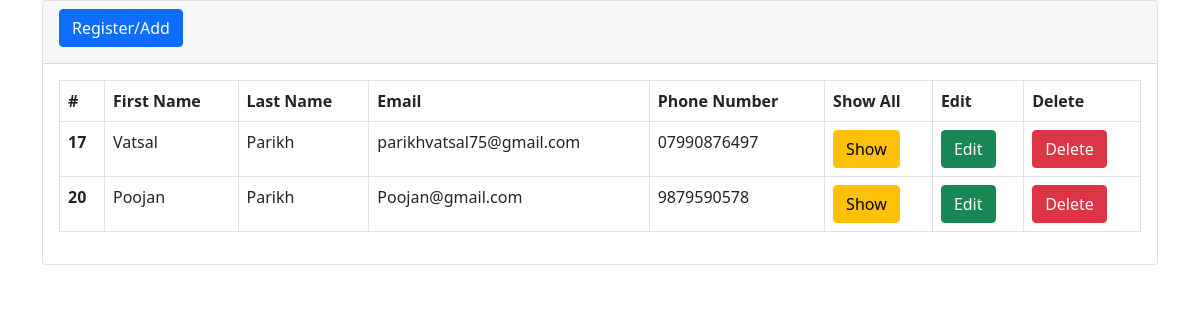
The page / on the database its author committed.
### tables this page shows
CREATE TABLE `details` (
  `ID` int(100) NOT NULL,
  `Date` date NOT NULL DEFAULT current_timestamp(),
  `FirstName` varchar(10) NOT NULL,
  `LastName` varchar(50) NOT NULL,
  `Email` varchar(50) NOT NULL,
  `PhoneNumber` varchar(50) NOT NULL,
  `Password` varchar(50) NOT NULL,
  `Gender` varchar(50) NOT NULL,
  `Address` varchar(50) NOT NULL,
  `Address2` varchar(50) NOT NULL,
  `City` varchar(50) NOT NULL,
  `State` varchar(50) NOT NULL,
  `Zip` varchar(50) NOT NULL,
  `Refrence` varchar(50) NOT NULL,
  `Feedback` varchar(50) NOT NULL
);

### index.php (the view, shortened to what this page needs)
<!DOCTYPE html>
<html lang="en">
<head>
    <link rel="stylesheet" href="bootstrap.min.css">
</head>
<body>
    <div class="container">
        <div class="row">
            <div class="col-md-12">
                <div class="card">
                    <div class="card-header">
                        <h4>
                            <a href="register.php" class="btn btn-primary float-right">Register/Add</a>
                        </h4>
                    </div>
                    <div class="card-body">
                        <?php
                        $conn = mysqli_connect("localhost", "root", "", "form_db");
                        $register = "SELECT * FROM details";
                        $register_run = mysqli_query($conn, $register);
                        if(mysqli_num_rows($register_run) > 0)
                        {
                        ?>
                        <table class="table table-bordered">
                            <thead>
                                <tr>
                                    <th scope="col">#</th>
                                    <th scope="col">First Name</th>
                                    <th scope="col">Last Name</th>
                                    <th scope="col">Email</th>
                                    <th scope="col">Phone Number</th>
                                    <th scope="col">Show All</th>
                                    <th scope="col">Edit</th>
                                    <th scope="col">Delete</th>
                                </tr>
                            </thead>
                            <tbody>
                                <?php
                                    while ($reg_row = mysqli_fetch_array($register_run))
                                    {
                                ?>
                                <tr>
                                    <th><?php echo $reg_row['ID']; ?></th>
                                    <td><?php echo $reg_row['FirstName']; ?></td>
                                    <td><?php echo $reg_row['LastName']; ?></td>
                                    <td><?php echo $reg_row['Email']; ?></td>
                                    <td><?php echo $reg_row['PhoneNumber']; ?></td>
                                    <td>
                                        <a href="show.php?ID=<?php echo $reg_row['ID']; ?>" class="btn btn-warning">Show    </a>
                                    </td>
                                    <td>
                                        <a href="register-edit.php?ID=<?php echo $reg_row['ID']; ?>" class="btn btn-success">Edit</a>
                                    </td>
                                    <td>
                                        <form action="code.php" method="POST">
                                            <button type="submit" name="register_delete_btn" class="btn btn-danger">Delete</button>
                                        </form>
                                    </td>
                                </tr>
                                <?php } ?>
                            </tbody>
                        </table>
                        <?php
                        }
                        else
                        {
                            echo "no record found";
                        }
                        ?>
                    </div>
                </div>
            </div>
        </div>
    </div>
</body>
</html>

### rows shown on the page
details: ID "17", FirstName "Vatsal", LastName "Parikh", Email "parikhvatsal75@gmail.com", PhoneNumber "07990876497"
details: ID "20", FirstName "Poojan", LastName "Parikh", Email "Poojan@gmail.com", PhoneNumber "9879590578"
